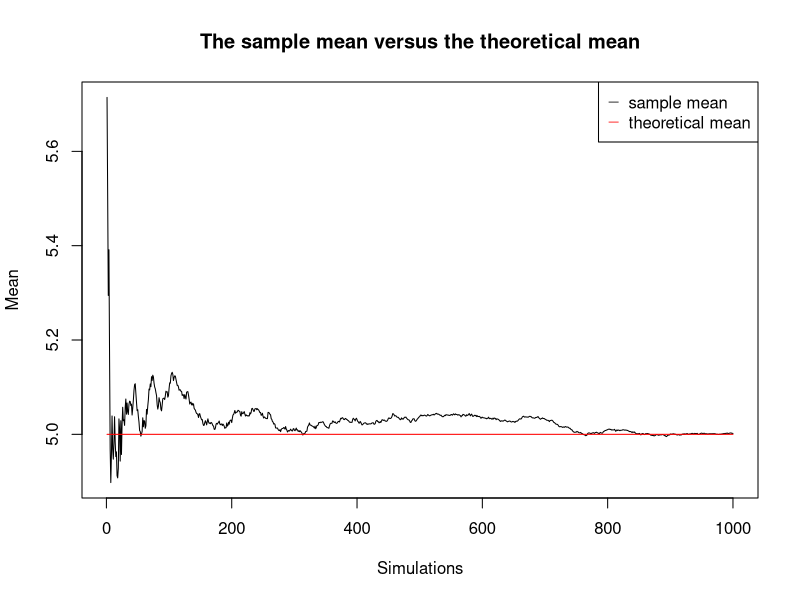
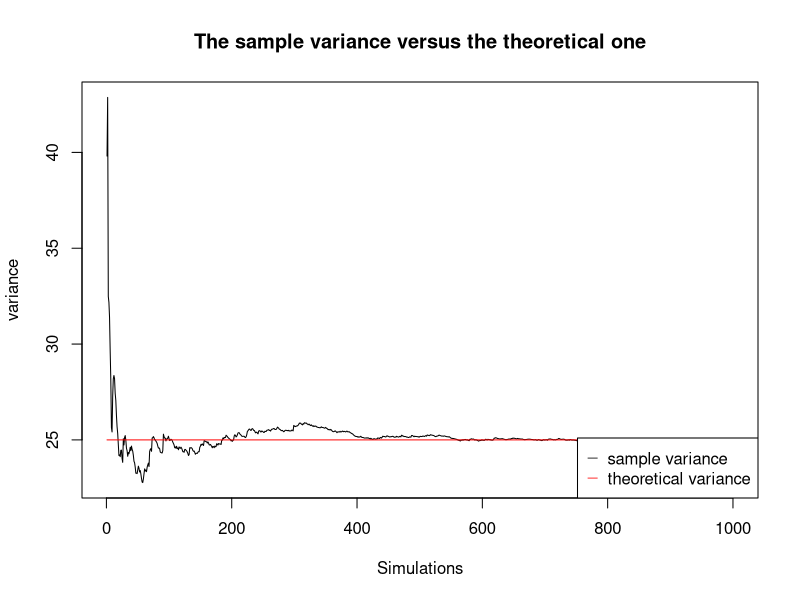
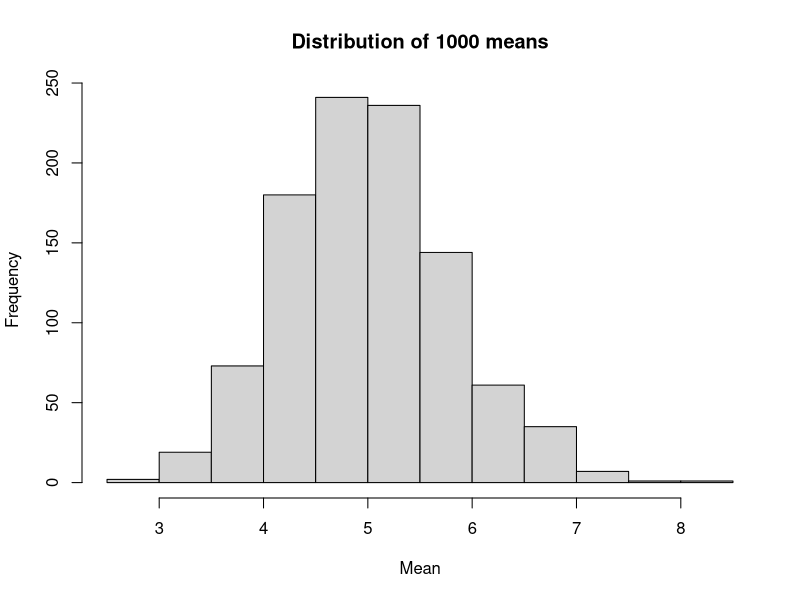

The R script that drew these images, in order:
## ---- chunk 1
rm(list = ls()) # clear the environment so the results are reproducible
lambda <- 0.2 # set the rate parameter 
n <- 40 # exponentials' count
simCount <- 1000 # simulations' count
## ---- chunk 2
theoreticalMean <- 1 / lambda
means <- c()
for(i in 1:simCount)
{
    means <- c(means, mean(rexp(n, lambda)))
}
m <- cumsum(means) / (1:simCount)

plot(x = 1:simCount,
     y = m,
     type = "l",
     main = "The sample mean versus the theoretical mean",
     xlab = "Simulations",
     ylab = "Mean",
     col = "black")

lines(x = c(1, simCount),
      y = c(theoreticalMean, theoreticalMean),
      type = "l",
      col = "red")

legend("topright", pch = "_",
       col = c("black", "red"),
       legend = c("sample mean", "theoretical mean"))
## ---- chunk 3
theoreticalVar <- 1 / lambda^2
vars <- c()
for(i in 1:simCount)
{
    vars <- c(vars, var(rexp(n, lambda)))
}
v <- cumsum(vars) / (1:simCount)

plot(x = 1:simCount,
     y = v,
     type = "l",
     main = "The sample variance versus the theoretical one",
     xlab = "Simulations",
     ylab = "variance",
     col = "black")

lines(x = c(1, simCount),
      y = c(theoreticalVar, theoreticalVar),
      type = "l",
      col = "red")

legend("bottomright", pch = "_",
       col = c("black", "red"),
       legend = c("sample variance", "theoretical variance"))
## ---- chunk 4
hist(means,
     main = paste("Distribution of", simCount, "means"),
     xlab = "Mean")
